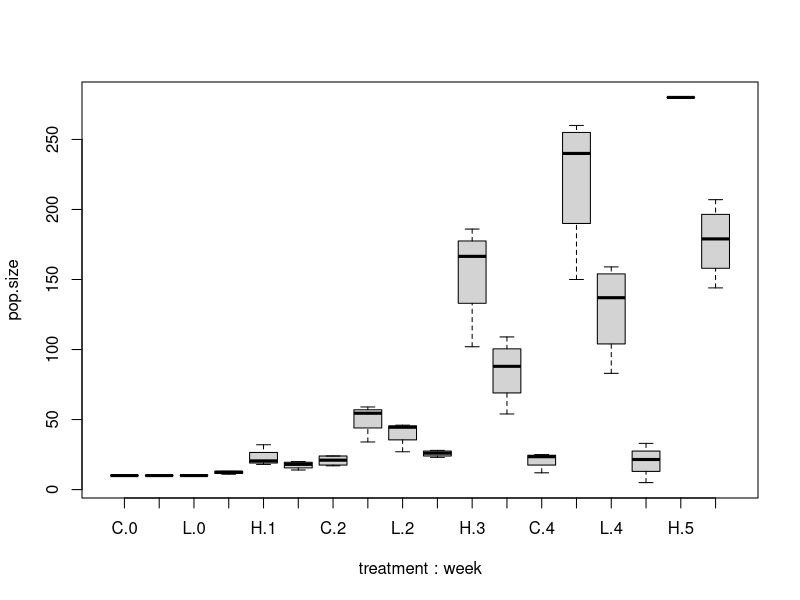
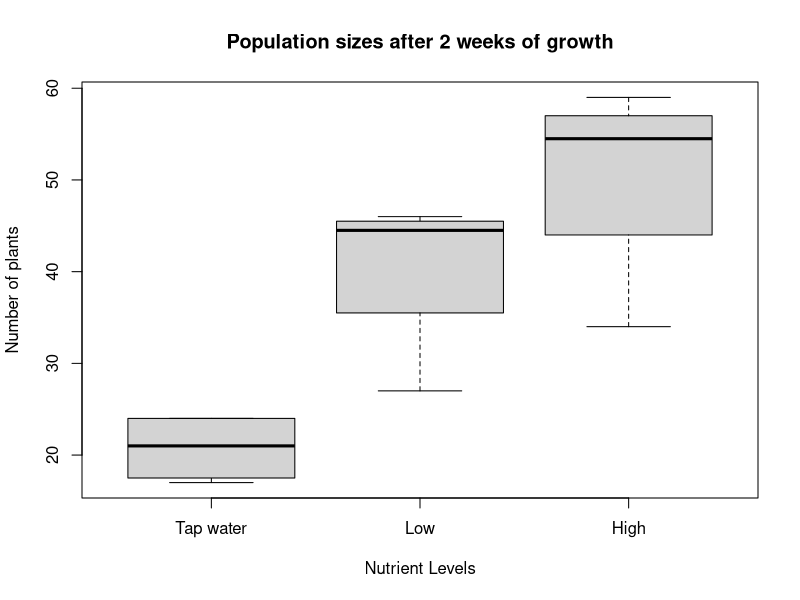
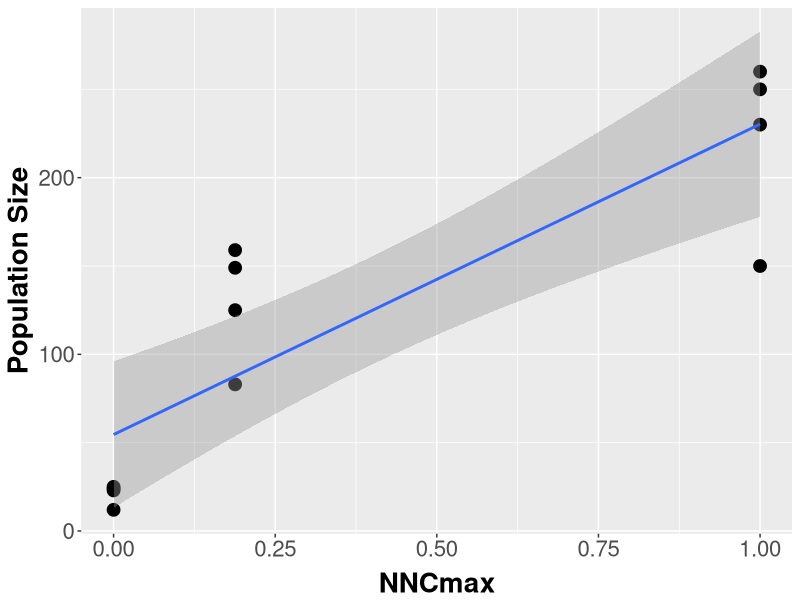
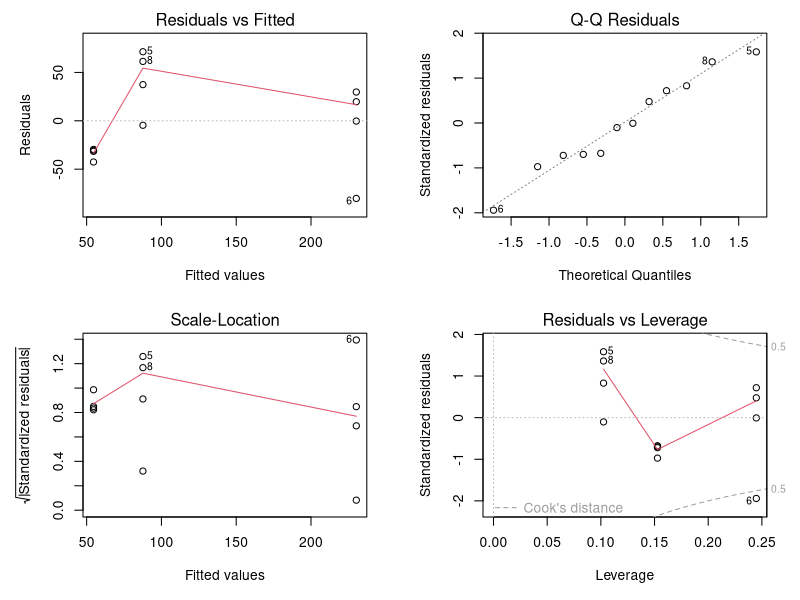

These figures' R source, in order:
# Descriptive stats on Lemna
library(dplyr)
setwd("~/Documents/Floating_Plants")
# Enter in the data
full.data <- read.csv( "Full_lemna_data.csv", header = T)
lemna <- tbl_df(full.data)
lemna # should print nicely

# Select chosen data
# Use dplyr tool "select" and rename columns in one go. 
lemna <- select(lemna, week = Week, treatment = Treatment, pop.size = Pop.size)
lemna


# Use grouping functions to let R know that treatment and week are grouping variables
by.treatment <- group_by(lemna, treatment, week)
by.treatment
pop <- summarize(by.treatment, number = mean(pop.size))
pop # This table shows us means for each treatment arranged by week. 
pop.range <- summarize(by.treatment, min = min(pop.size), max = max(pop.size))
pop.range # This shows us the range



# The five-number summary

summary.table <- with(by.treatment, (tapply(pop.size, list("nutrient"=treatment, 
                                                          "week"=week), summary)))
summary.pretty <- as.data.frame(summary.table)

names(summary.pretty) <- c("week 0", "week 1", "week 2", "week 3", "week 4", 
                         "week 5")
row.names(summary.pretty) <- c( "Control", "High", "Low")
# Let's look at a little of the data, 
# Here is the summary data for the last week
summary.pretty[, 6]


boxplot(pop.size ~ treatment*week, data=lemna)
# This is a lot to look at in one plot. Maybe it makes more sense to look
# at an individual week or two

# Week 2
week2.data <- filter( lemna, week==2)
week2.data
#mydata$Treatment = factor(mydata$Treatment,c("L","M","H"))
plotfactor <- as.factor(rep(c(1, 2, 3), 4))
boxplot(pop.size ~ plotfactor, data=week2.data, 
        names = c("Tap water", "Low", "High"), ylab = "Number of plants", 
        xlab = "Nutrient Levels", 
        main = "Population sizes after 2 weeks of growth")


# Convert treatment to NNCmax value

NNCmax <- rep(c(0, 0.188, 1.00), length.out=length(lemna$week))
lemna = tbl_df(cbind(lemna, NNCmax))

# plot week 4 population sizes
lemna5 <- filter(lemna, week == 4)

library(ggplot2)

p <- ggplot(lemna5, aes(NNCmax, (pop.size)))
            
p + geom_point(size=4) +
  ylab("Population Size") +
  theme(axis.title.x = element_text(face="bold", size=20, vjust=0),
        axis.text.x  = element_text(size=16), 
        axis.text.y = element_text(size = 16),
        axis.title.y = element_text(face = "bold", size = 20))+
  stat_smooth(method= "lm")

# The shaded area from stat_smooth is the pointwise 95% confidence interval
# this shows that this relationship might not be very linear, a conclusion further
# supported by plotting regression diagnostics below. 

# Linear regression
fit <- lm(pop.size~NNCmax, data=lemna5)
fit
summary(fit)

# Regression diagnostic plots
orig.par <- par()
par(mar = c(5, 5, 2, 2))
par(mfrow=c(2,2)) # Sets figure creation to make four plots in one page
plot(fit) # 

par(orig.par) # Returns figure creation to normal

# Take home, relationship is not linear. So what is the relationship? Let's think
# about the biology: these are growing populations. Maybe what we ought to 
# concern ourselves with are exponential population growth rates.








